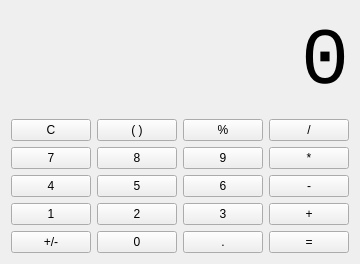
<?xml version="1.0" encoding="UTF-8"?>
<ui version="4.0">
 <class>Widget</class>
 <widget class="QWidget" name="Widget">
  <property name="geometry">
   <rect>
    <x>0</x>
    <y>0</y>
    <width>358</width>
    <height>264</height>
   </rect>
  </property>
  <property name="windowTitle">
   <string>Widget</string>
  </property>
  <layout class="QVBoxLayout" name="verticalLayout">
   <item>
    <layout class="QGridLayout" name="gridLayout">
     <item row="1" column="3">
      <widget class="QPushButton" name="Boton_Division">
       <property name="text">
        <string>/</string>
       </property>
      </widget>
     </item>
     <item row="2" column="2">
      <widget class="QPushButton" name="Boton_9">
       <property name="text">
        <string>9</string>
       </property>
      </widget>
     </item>
     <item row="3" column="1">
      <widget class="QPushButton" name="Boton_5">
       <property name="text">
        <string>5</string>
       </property>
      </widget>
     </item>
     <item row="5" column="1">
      <widget class="QPushButton" name="Boton_0">
       <property name="text">
        <string>0</string>
       </property>
      </widget>
     </item>
     <item row="1" column="2">
      <widget class="QPushButton" name="Boton_Porcentaje">
       <property name="text">
        <string>%</string>
       </property>
      </widget>
     </item>
     <item row="5" column="3">
      <widget class="QPushButton" name="Boton_Igual">
       <property name="text">
        <string>=</string>
       </property>
      </widget>
     </item>
     <item row="3" column="3">
      <widget class="QPushButton" name="Boton_Resta">
       <property name="text">
        <string>-</string>
       </property>
      </widget>
     </item>
     <item row="5" column="2">
      <widget class="QPushButton" name="Boton_Coma">
       <property name="text">
        <string>.</string>
       </property>
      </widget>
     </item>
     <item row="0" column="0" colspan="4">
      <widget class="QLabel" name="Display">
       <property name="font">
        <font>
         <family>Consolas</family>
         <pointsize>60</pointsize>
        </font>
       </property>
       <property name="text">
        <string>0</string>
       </property>
       <property name="alignment">
        <set>Qt::AlignRight|Qt::AlignTrailing|Qt::AlignVCenter</set>
       </property>
      </widget>
     </item>
     <item row="4" column="1">
      <widget class="QPushButton" name="Boton_2">
       <property name="text">
        <string>2</string>
       </property>
      </widget>
     </item>
     <item row="1" column="1">
      <widget class="QPushButton" name="Boton_Parentesis">
       <property name="text">
        <string>( )</string>
       </property>
      </widget>
     </item>
     <item row="2" column="0">
      <widget class="QPushButton" name="Boton_7">
       <property name="text">
        <string>7</string>
       </property>
      </widget>
     </item>
     <item row="4" column="3">
      <widget class="QPushButton" name="Boton_Suma">
       <property name="text">
        <string>+</string>
       </property>
       <property name="shortcut">
        <string/>
       </property>
      </widget>
     </item>
     <item row="4" column="2">
      <widget class="QPushButton" name="Boton_3">
       <property name="text">
        <string>3</string>
       </property>
      </widget>
     </item>
     <item row="1" column="0">
      <widget class="QPushButton" name="Boton_C">
       <property name="text">
        <string>C</string>
       </property>
      </widget>
     </item>
     <item row="2" column="3">
      <widget class="QPushButton" name="Boton_Multiplicacion">
       <property name="text">
        <string>*</string>
       </property>
      </widget>
     </item>
     <item row="4" column="0">
      <widget class="QPushButton" name="Boton_1">
       <property name="text">
        <string>1</string>
       </property>
      </widget>
     </item>
     <item row="3" column="0">
      <widget class="QPushButton" name="Boton_4">
       <property name="text">
        <string>4</string>
       </property>
      </widget>
     </item>
     <item row="5" column="0">
      <widget class="QPushButton" name="Boton_Signo">
       <property name="text">
        <string>+/-</string>
       </property>
      </widget>
     </item>
     <item row="3" column="2">
      <widget class="QPushButton" name="Boton_6">
       <property name="text">
        <string>6</string>
       </property>
      </widget>
     </item>
     <item row="2" column="1">
      <widget class="QPushButton" name="Boton_8">
       <property name="text">
        <string>8</string>
       </property>
      </widget>
     </item>
    </layout>
   </item>
  </layout>
 </widget>
 <resources/>
 <connections/>
</ui>
